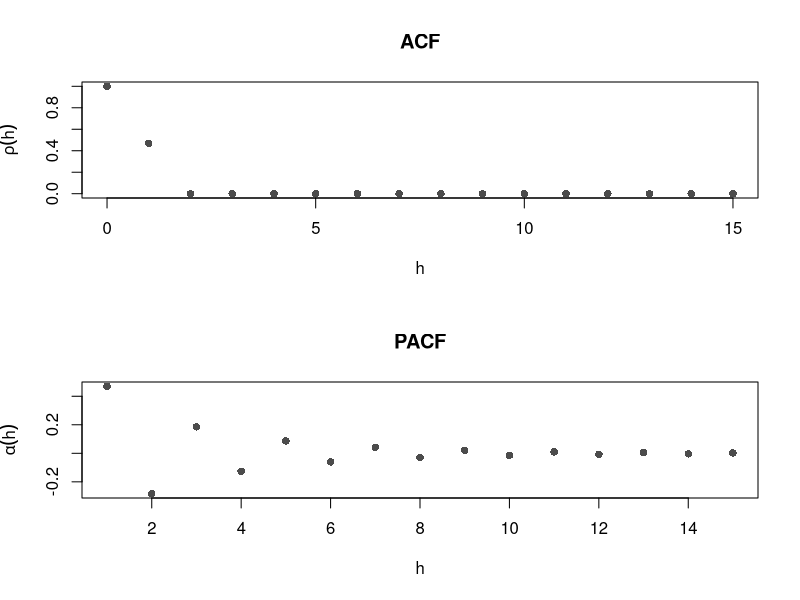
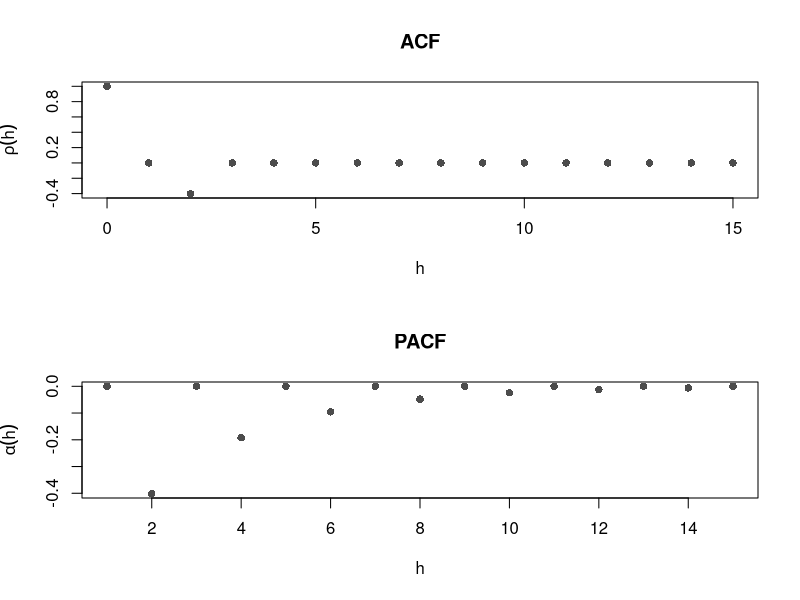
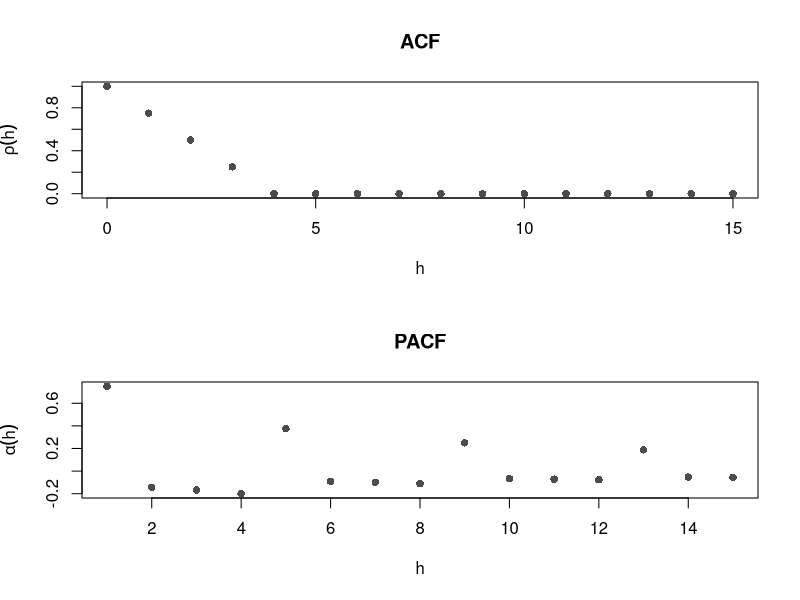
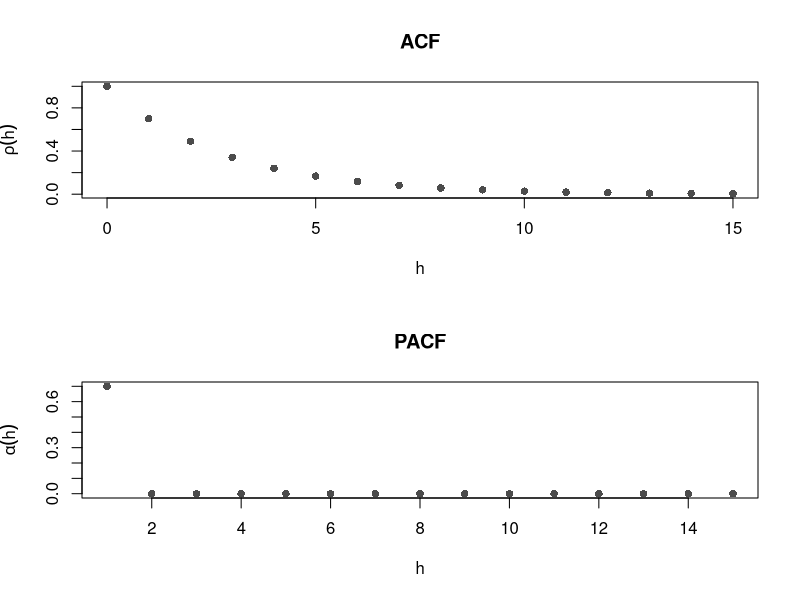
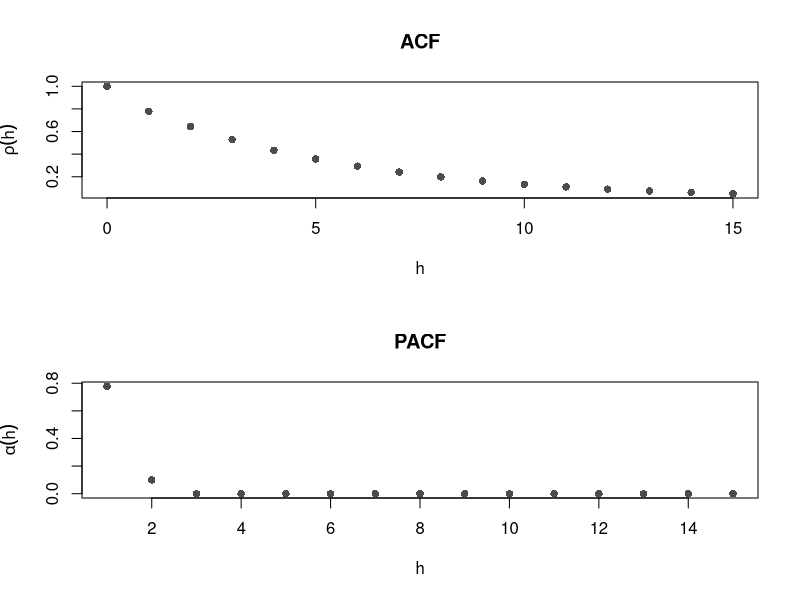
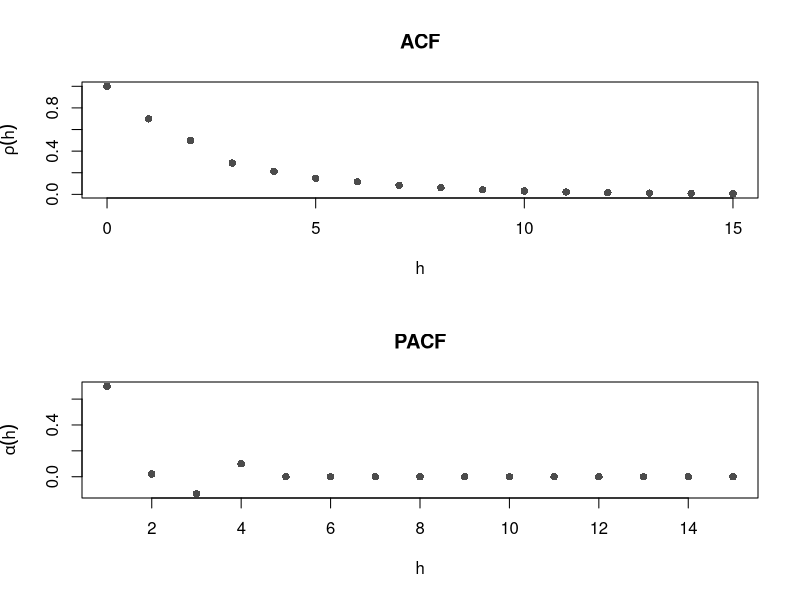
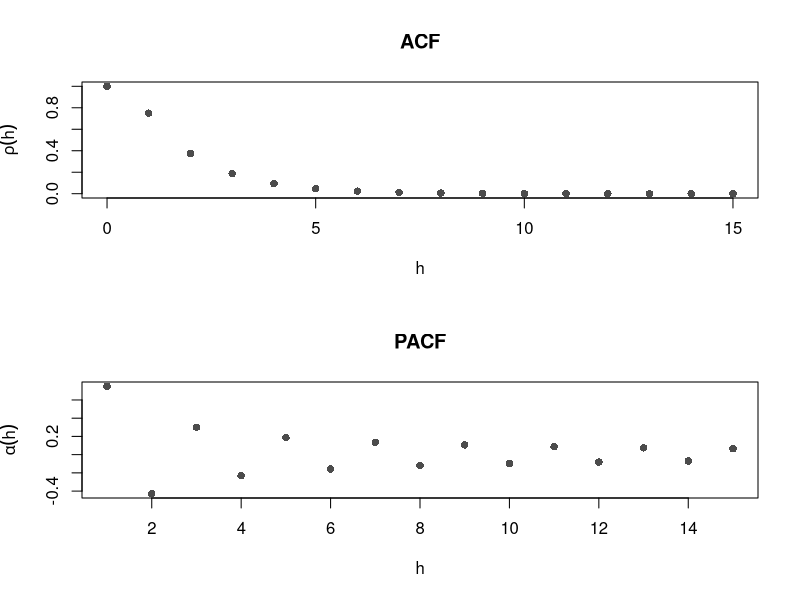
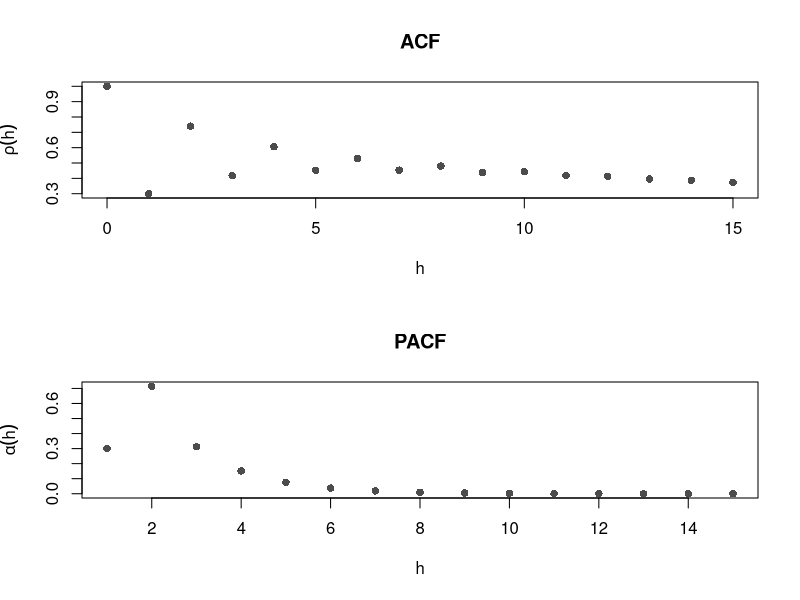

Here is the R script that generated these plots, in order:
################################

#### Theoretical ACF and PACF ####

################################

#MA(1) (theoretical)
par(mfrow=c(2,1))
ARMA.acf = ARMAacf(ar = numeric(0), ma = c(0.7), lag.max = 15, pacf = F)
h=0:(length(ARMA.acf)-1) # note that h starts at 0 for acf but at 1 for pacf
plot(h , ARMA.acf , main="ACF", ylab=expression(rho(h))  , col=adjustcolor("black" , 0.7) , pch=16)

ARMA.pacf = ARMAacf(ar = numeric(0), ma = c(0.7), lag.max = 15, pacf = T)
plot(ARMA.pacf , main="PACF", ylab=expression(alpha(h)) , xlab="h"  , col=adjustcolor("black" , 0.7) , pch=16)


#MA(2) (theoretical)
par(mfrow=c(2,1))
ARMA.acf = ARMAacf(ar = numeric(0), ma = c(0.7, -1), lag.max = 15, pacf = F)
h=0:(length(ARMA.acf)-1)
plot(h , ARMA.acf , main="ACF", ylab=expression(rho(h))  , col=adjustcolor("black" , 0.7) , pch=16)

ARMA.pacf = ARMAacf(ar = numeric(0), ma = c(0.7, -1), lag.max = 15, pacf = T)
plot(ARMA.pacf , main="PACF", ylab=expression(alpha(h)) , xlab="h"  , col=adjustcolor("black" , 0.7) , pch=16)


#MA(3) (theoretical)
par(mfrow=c(2,1))
ARMA.acf = ARMAacf(ar = numeric(0), ma = c(1, 1, 1), lag.max = 15, pacf = F)
h=0:(length(ARMA.acf)-1)
plot(h , ARMA.acf , main="ACF", ylab=expression(rho(h))  , col=adjustcolor("black" , 0.7) , pch=16)

ARMA.pacf = ARMAacf(ar = numeric(0), ma = c(1, 1, 1), lag.max = 15, pacf = T)
plot(ARMA.pacf , main="PACF", ylab=expression(alpha(h)) , xlab="h"  , col=adjustcolor("black" , 0.7) , pch=16)


#AR(1) (theoretical)
par(mar=c())
par(mfrow=c(2,1))

ARMA.acf = ARMAacf(ar = c(0.7), ma = numeric(0), lag.max = 15, pacf = F)
h=0:(length(ARMA.acf)-1)
plot(h , ARMA.acf , main="ACF", ylab=expression(rho(h))  , col=adjustcolor("black" , 0.7) , pch=16)

ARMA.pacf = ARMAacf(ar = c(0.7), ma = numeric(0), lag.max = 15, pacf = T)
plot(ARMA.pacf , main="PACF", ylab=expression(alpha(h)) , xlab="h"  , col=adjustcolor("black" , 0.7) , pch=16)


#AR(2) (theoretical) - different parameters from previous case
par(mfrow=c(2,1))
ARMA.acf = ARMAacf(ar = c(0.7, 0.1), ma = numeric(0), lag.max = 15, pacf = F)
h=0:(length(ARMA.acf)-1)
plot(h , ARMA.acf , main="ACF", ylab=expression(rho(h))  , col=adjustcolor("black" , 0.7) , pch=16)

ARMA.pacf = ARMAacf(ar = c(0.7, 0.1), ma = numeric(0), lag.max = 15, pacf = T)
plot(ARMA.pacf , main="PACF", ylab=expression(alpha(h)) , xlab="h"  , col=adjustcolor("black" , 0.7) , pch=16)


#AR(4) (theoretical)
par(mfrow=c(2,1))
ARMA.acf = ARMAacf(ar = c(0.7, 0.1, -0.2, 0.1), ma = numeric(0), lag.max = 15, pacf = F)
h=0:(length(ARMA.acf)-1)
plot(h , ARMA.acf , main="ACF", ylab=expression(rho(h))  , col=adjustcolor("black" , 0.7) , pch=16)

ARMA.pacf = ARMAacf(ar = c(0.7, 0.1, -0.2, 0.1), ma = numeric(0), lag.max = 15, pacf = T)
plot(ARMA.pacf , main="PACF", ylab=expression(alpha(h)) , xlab="h"  , col=adjustcolor("black" , 0.7) , pch=16)


#ARMA(1,1) (theoretical)
par(mfrow=c(2,1))
ARMA.acf = ARMAacf(ar = c(0.5), ma = c(1), lag.max = 15, pacf = F)
h=0:(length(ARMA.acf)-1)
plot(h , ARMA.acf , main="ACF", ylab=expression(rho(h))  , col=adjustcolor("black" , 0.7) , pch=16)

ARMA.pacf = ARMAacf(ar = c(0.5), ma = c(1), lag.max = 15, pacf = T)
plot(ARMA.pacf , main="PACF", ylab=expression(alpha(h)) , xlab="h"  , col=adjustcolor("black" , 0.7) , pch=16)


#ARMA(2,1) (theoretical)
par(mfrow=c(2,1))
ARMA.acf = ARMAacf(ar = c(0.3,0.65), ma = c(-0.5), lag.max = 15, pacf = F)
h=0:(length(ARMA.acf)-1)
plot(h , ARMA.acf , main="ACF", ylab=expression(rho(h))  , col=adjustcolor("black" , 0.7) , pch=16)

ARMA.pacf = ARMAacf(ar = c(0.3,0.65), ma = c(-0.5), lag.max = 15, pacf = T)
plot(ARMA.pacf , main="PACF", ylab=expression(alpha(h)) , xlab="h"  , col=adjustcolor("black" , 0.7) , pch=16)

###################################################################
#### Sample estimates for ACF and PACF based on simulated data ####
###################################################################
#MA(1) (estimates based on simulated data)
par(mfcol=c(3,1))
data.sim <- arima.sim(n = 200, list(ma = c(0.7)), sd = sqrt(1))
plot(data.sim, main="Simulated Data")
acf(data.sim)
acf(data.sim, type="partial")

#MA(2) (estimates based on simulated data)
par(mfcol=c(3,1))
data.sim <- arima.sim(n = 200, list(ma = c(0.7,-1)), sd = sqrt(1))
plot(data.sim, main="Simulated Data")
acf(data.sim)
acf(data.sim, type="partial")

#MA(3) (estimates based on simulated data)
par(mfcol=c(3,1))
data.sim <- arima.sim(n = 200, list(ma = c(1,1,1)), sd = sqrt(1))
plot(data.sim, main="Simulated Data")
acf(data.sim)
acf(data.sim, type="partial")

#AR(1) (estimates based on simulated data)
par(mfcol=c(3,1))
data.sim <- arima.sim(n = 200, list(ar = c(0.7)), sd = sqrt(1))
plot(data.sim, main="Simulated Data")
acf(data.sim)
acf(data.sim, type="partial")

#AR(2) (estimates based on simulated data)
par(mfcol=c(3,1))
data.sim <- arima.sim(n = 200, list(ar = c(-0.7, 0.1)), sd = sqrt(1))
plot(data.sim, main="Simulated Data")
acf(data.sim)
acf(data.sim, type="partial")

#AR(4) (estimates based on simulated data)
par(mfcol=c(3,1))
data.sim <- arima.sim(n = 200, list(ar = c(0.7, 0.1, -0.2, 0.1)), sd = sqrt(1))
plot(data.sim, main="Simulated Data")
acf(data.sim)
acf(data.sim, type="partial")

#ARMA(1,1) (estimates based on simulated data)
par(mfcol=c(3,1))
data.sim <- arima.sim(n = 200, list(ar=c(0.5) , ma = c(1)), sd = sqrt(1))
plot(data.sim, main="Simulated Data")
acf(data.sim)
acf(data.sim, type="partial")

#ARMA(2,1) (estimates based on simulated data)
par(mfcol=c(3,1))
data.sim <- arima.sim(n = 200, list(ar=c(0.3,0.65) , ma = c(-0.5)), sd = sqrt(1))
plot(data.sim, main="Simulated Data")
acf(data.sim)
acf(data.sim, type="partial")



##############################
### Ma(2) basic simulation ###
##############################

theta1 <- 0.75 #define parameters
theta2 <- 0.3
n <- 500 #sample size
z <- rnorm(n) #Innovations
x <- seq(0, length=n)
x[1] <- z[1] #initial values
x[2] <- z[2]
for(i in 3:n) #generating output
{
  x[i] <- z[i] + theta1*z[i-1]+ theta2*z[i-2]
}

#plotting
par(mfcol=c(3,1))
plot(x, type='l', main="simulated MA(2) process")
acf(x, main="ACF of simulated MA(2) process")
pacf(x, main="PACF of simulated MA(2) process")


##########################
### AR(1) basic simulation ###
##########################
phi <- 2 #define parameters
n <- 100 #sample size
z <- rnorm(n) #Innovations
x <- seq(0, length=n)
x[1] <- z[1] #initial values
for(i in 2:n)
{
  x[i] <- phi*x[i-1]+ z[i]
}

#plotting
par(mfcol=c(3,1))
plot(x, type='l', main="simulated AR process")
acf(x, main="ACF of simulated AR process")
pacf(x, main="PACF of simulated AR process")


